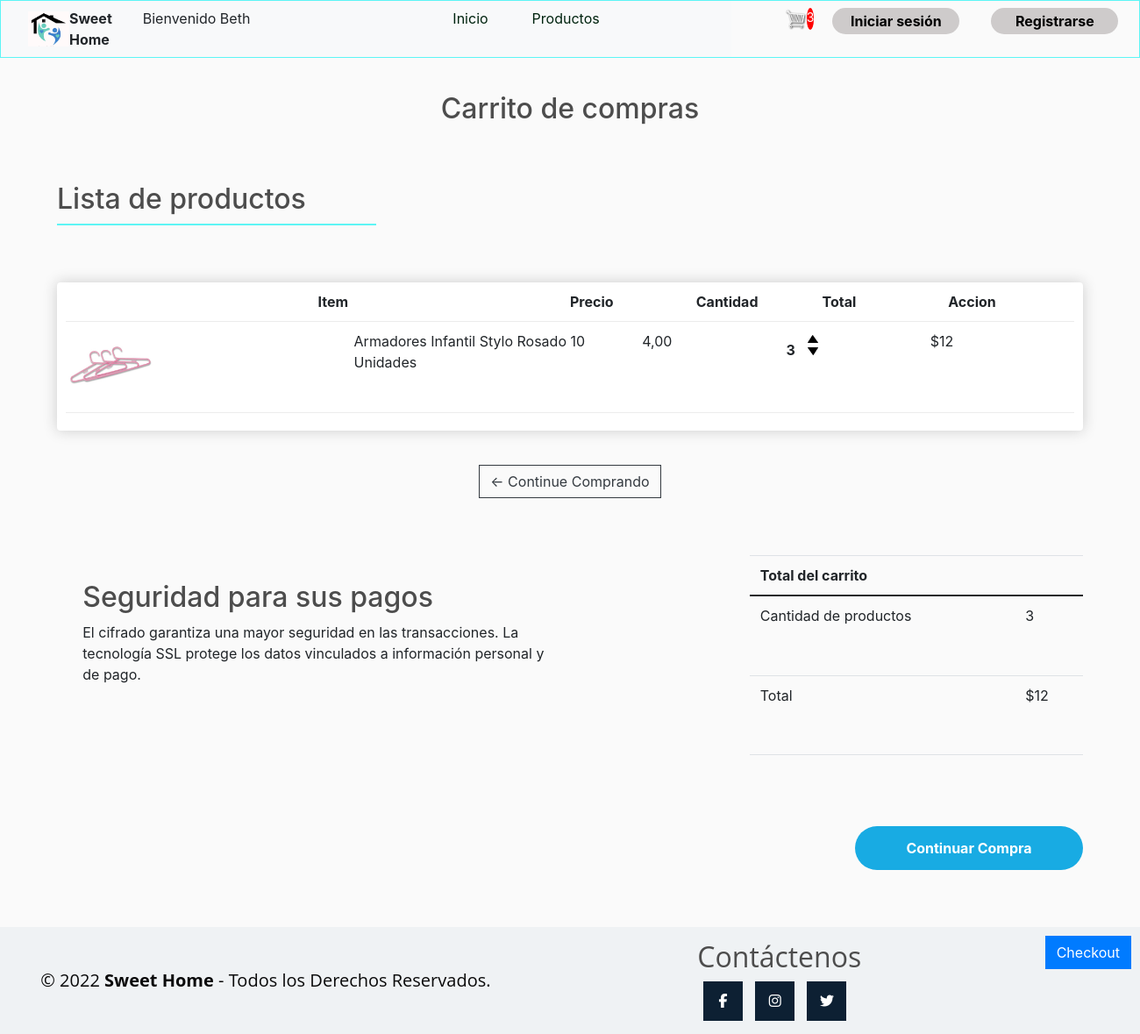
Page /carrito (signed in) on the committed database.
### SitioWeb/models.py (models this page shows, shortened)
class Order (models.Model):
    customer = models.ForeignKey(Customer, on_delete=models.SET_NULL, blank=True, null=True)
    transaccion_id = models.CharField(max_length=200, null=True)
    date_orderd = models.DateTimeField(auto_now_add=True)
    @property
    def get_cart_total(self):
        orderitems = self.orderitem_set.all()
        total =sum([item.get_total for item in orderitems])
        return total
    def get_cart_items(self):
        orderitems = self.orderitem_set.all()
        total =sum([item.quantity for item in orderitems])
        return total

class OrderItem (models.Model):
    product = models.ForeignKey(Product, on_delete=models.SET_NULL, blank=True, null=True)
    order = models.ForeignKey(Order, on_delete=models.SET_NULL, blank=True, null=True)
    quantity =models.IntegerField(default=0, null=True, blank=True)
    date_added = models.DateTimeField(auto_now_add=True)
    @property
    def get_total(self):
        total = self.product.price * self.quantity
        return total

class Product(models.Model):
    image = models.ImageField( upload_to='productos', null=True)
    name = models.CharField(max_length=150, )
    price = models.IntegerField()
    class Meta:
        verbose_name_plural = "Producto"
    @property
    def imageURL(self):
        try:
            url =self.image.url
        except:
            url =''
        return url

### SitioWeb/views.py (the view)
# urls.py: path('carrito', views.carrito, name='carrito'),
def carrito(request):
    if request.user.is_authenticated:
        customer = request.user.customer
        order, created =Order.objects.get_or_create( customer= customer)
        items = order.orderitem_set.all()
    else:
        items = []
        order = {'get_cart_total':0, 'get_cartitems':0 }
    context={'items': items, 'order':order}
    return render(request, 'SitioWeb/carrito.html', context)

### SitioWeb/context_processor.py (called while the page is built)
def total_carrito(request):
    total = 0
    if request.user.is_authenticated:
        if "carrito" in request.session.keys():
            for key, value in request.session["carrito"].items():
                total += int(value["acumulado"])
    return {"total_carrito": total}

### SitioWeb/templates/SitioWeb/carrito.html (shortened to what this page needs)
{% load static %}
<link href="https://cdn.jsdelivr.net/npm/bootstrap@5.0.0-beta1/dist/css/bootstrap.min.css" rel="stylesheet"
>
{% include "./header.html" %}
<h2 class="titulo-principal-carrito">Carrito de compras</h2>
<div class="titulo-secundario-carrito">
    <h2>Lista de productos</h2>
</div>
<div class="contenedortabla">
    <div class="box-element">
        <div class="cart-row">
             <div style="flex:2"></div>
             <div style="flex:2"><strong>Item</strong></div>
             <div style="flex:1"><strong>Precio</strong></div>
             <div style="flex:1"><strong>Cantidad</strong></div>
             <div style="flex:1"><strong>Total</strong></div>
             <div style="flex:1"><strong>Accion</strong></div>
        </div>
        {% for item in items %}
        <div class="cart-row">
             <div style="flex:2"><img class="row-image" src="{{item.product.imageURL}}"></div>
             <div style="flex:2"><p>{{item.product.name}}</p></div>
             <div style="flex:1"><p>{{item.product.price|floatformat:2}}</p></div>
             <div style="flex:1">
                  <p class="quantity">{{item.quantity}}</p>
                  <div class="quantity">
                    <img data-product={{item.product.id}} data-action="add" class="chg-quantity update-cart" src="{% static  'img/arrow-up.png' %}">
                    <img data-product={{item.product.id}} data-action="remove" class="chg-quantity update-cart" src="{% static  'img/arrow-down.png' %}">
                 </div>
             </div>
             <div style="flex:1"><p>${{item.get_total}}</p></div>
        </div>
        {% endfor %}
</div>
</div>
<div class="add-products">
    <a  class="btn btn-outline-dark" href="{% url 'producto' %}">&#x2190; Continue Comprando</a>
</div>
<div class="ContenedorPosterior">
    <div class="caja">
        <h2>Seguridad para sus pagos</h2>
        <p>El cifrado garantiza una mayor seguridad en las transacciones.
            La tecnología SSL protege los datos vinculados a información personal y de pago.</p>
    </div>
    <table class="table" style="width: 65%;margin-left: 35%;">
        <thead>
            <tr>
                <th scope="col">Total del carrito</th>
                <th scope="col"></th>
            </tr>
        </thead>
        <tbody>
            <tr>
                <td>Cantidad de productos</td>
                <td>{{order.get_cart_items}}</td>
            </tr>
            <tr>
                <td>Total</td>
                <td>${{order.get_cart_total}}</td>
            </tr>
        </tbody>
    </table>
</div>
<button type="button" class="BtnCompra"style="margin-bottom: 5%;">Continuar Compra</button>
<a  style="float:right; margin:10px;" class="btn btn-primary" href="">Checkout</a>
{% include "./piedepagina.html" %}

### SitioWeb/templates/SitioWeb/header.html (shortened to what this page needs)
{% load static %}
<header>
	<link rel="stylesheet" href="https://stackpath.bootstrapcdn.com/bootstrap/4.4.1/css/bootstrap.min.css">
	<link rel="stylesheet" type="text/css" href="{% static 'css/main.css' %}">
    <nav class="navbar navbar-expand-lg navbar-light bg-light">
        <div class="container-fluid">
            <img src="{% static 'img/logo.png' %}" width="50" height="40">
          <div class="collapse navbar-collapse" id="navbarSupportedContent">
            <ul class="navbar-nav me-auto mb-3 mb-lg-0">
              <li class="nav-item">
                <span class="textologo">Sweet Home </span>
              </li>
              <div class="col-auto">
                <div class="form-check">
                  <label >
                    Bienvenido {{ request.user.username }}
                  </label>
                </div>
              </div>
              <div class="col-sm-3"></div>
              <div class="col-auto">
                <div class="form-check">
                  <label >
                    <a class="inicio" href="{% url 'home' %}">Inicio</a>
                  </label>
                </div>
              </div>
              <div class="col-auto">
                <div class="form-check">
                  <label >
                    <a class="producto" href="{% url 'producto' %}">Productos</a>
                  </label>
                </div>
              </div>
              <div class="col-sm-3"></div>
              <a href="{% url 'carrito' %}">
                <img  id="cart-icon" src="{% static 'img/cart.png' %}">
            </a>
             <p id="cart-total">{{order.get_cart_items}}</p>
                <div class="col-sm-3">
                    <a class="inicio-sesion"href="{% url 'iniciosesion' %}">Iniciar sesión</a>
                </div>
                <div class="col-sm-3">
                    <a class="registro" href="{% url 'registro' %}">Registrarse</a>
                </div>
            </ul>
          </div>
        </div>
      </nav>
    </header>
    <body>
    </body>

### SitioWeb/static/css/main.css (style rules this page uses)
header { border: 1px solid #5DF5F5; display: grid; grid-template-columns: 1fr 3fr 2fr; padding: 0% 0% 0% 0%; }
.textologo { display: flex; text-align: left; align-items: center; font-weight: bold; font-size: 100%; }
.inicio { text-decoration: none; color: #00240F; }
.producto { text-decoration: none; color: #00240F; }
.inicio-sesion { background-color: #cecbcb; border: #cecbcb; padding: 2%; border-radius: 50px; font-weight: bold; margin-left: 4%; text-decoration: none; display: flex; justify-content: center; align-items: center; color: #000000; }
.registro { background-color: #cecbcb; border: #cecbcb; padding: 2%; border-radius: 50px; font-weight: bold; margin-left: 4%; text-decoration: none; display: flex; justify-content: center; align-items: center; color: #000000; }
body { background-color: hsl(0, 0%, 98%); }
h1,h2,h3,h4,h5,h6 { color:hsl(0, 0%, 30%); }
.box-element { box-shadow:hsl(0, 0%, 80%) 0 0 16px; background-color: #fff; border-radius: 4px; padding: 10px; }
#cart-icon { width:25px; display: inline-block; margin-left: 15px; }
#cart-total { display: block; text-align: center; color:#fff; background-color: red; width: 20px; height: 25px; border-radius: 50%; font-size: 14px; }
.btn { border-radius: 0; }
.row-image { width: 100px; }
.cart-row { display: flex; align-items: flex-stretch; padding-bottom: 10px; margin-bottom: 10px; border-bottom: 1px solid #ececec; }
.quantity { display: inline-block; font-weight: 700; padding-right:10px; }
.chg-quantity { width: 12px; cursor: pointer; display: block; margin-top: 5px; transition:.1s; }

### SitioWeb/templates/SitioWeb/carrito.html (style rules this page uses)
.caja { box-sizing: border-box; border-radius: 4px; display: grid; grid-template-rows: 1fr 3fr; margin: 5%; }
.ContenedorPosterior { height: auto; display: grid; grid-template-columns: 1fr 1fr; margin: 5%; }
.BtnCompra { background-color: #18ABE3; border-radius: 6px; justify-content: center; margin-bottom: 2%; margin-left: 75%; padding: 0.5%; width: 20%; border-style: none; padding: 1%; border-radius: 50px; color: white; font-weight: bold; }
.titulo-principal-carrito { display: flex; justify-content: center; align-items: center; margin: 3%; }
.titulo-secundario-carrito { width: 28%; margin: 5% 5%; border-bottom: 2px solid #5DF5F5; }
.add-products { display: flex; align-items: center; justify-content: center; }
.contenedortabla { margin: 3% 5%; }

### SitioWeb/templates/SitioWeb/header.html (style rules this page uses)
header { border: 1px solid #5DF5F5; display: grid; grid-template-columns: 1fr 3fr 2fr; padding: 0% 0% 0% 0%; }
.textologo { display: flex; text-align: left; align-items: center; font-weight: bold; font-size: 100%; }
.inicio { text-decoration: none; color: #00240F; }
.producto { text-decoration: none; color: #00240F; }
.inicio-sesion { background-color: #cecbcb; border: #cecbcb; padding: 2%; border-radius: 50px; font-weight: bold; margin-left: 4%; text-decoration: none; display: flex; justify-content: center; align-items: center; color: #000000; }
.registro { background-color: #cecbcb; border: #cecbcb; padding: 2%; border-radius: 50px; font-weight: bold; margin-left: 4%; text-decoration: none; display: flex; justify-content: center; align-items: center; color: #000000; }

### rows in the picture
Order: get_cart_items "3", get_cart_total "12"
OrderItem: product.imageURL (picture), product.name "Armadores Infantil Stylo Rosado 10 Unidades", product.price "4,00", quantity "3", get_total "12"

### other values in the picture
{{ request.user.username }} "Beth"
